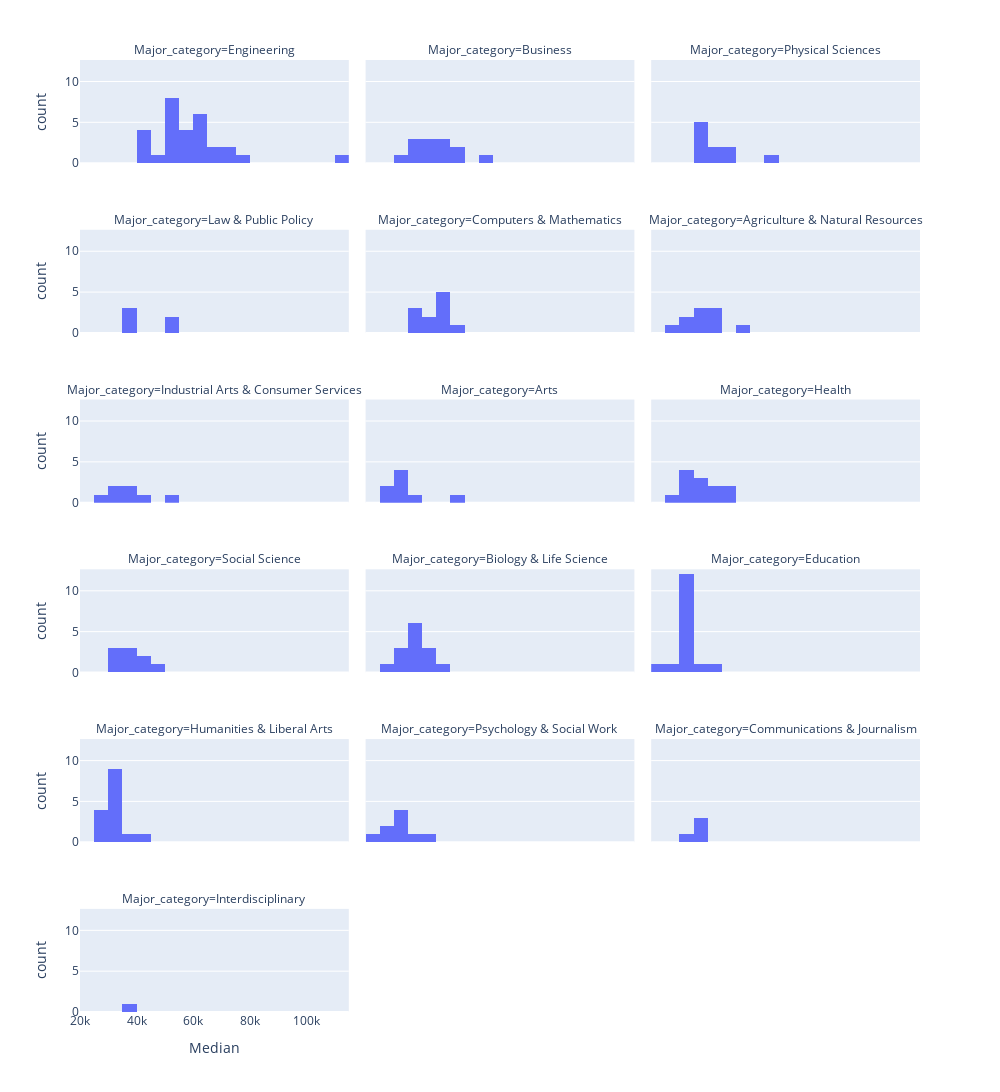

Write notebook code for a chart like this one.
### Code cell
#    * Do some summary statistics using the .group_by() command to see the statistics for each major category.

fig = px.histogram(DF_raw,
                  x = 'Median',
                   nbins = 30,
                  facet_col= 'Major_category',
                  facet_col_wrap= 3)
fig.update_layout(autosize=False,
                  width=1000,
                  height=1600)

fig.show()

### Figure 1 — Plotly figure (JSON) as saved in the notebook; plotly's stock layout.template omitted (floating-point values rounded to 4 significant figures)
{"data": [{"alignmentgroup": "True", "bingroup": "x", "hovertemplate": "Major_category=Engineering<br>Median=%{x}<br>count=%{y}<extra></extra>", "legendgroup": "", "marker": {"color": "#636efa", "pattern": {"shape": ""}}, "name": "", "nbinsx": 30, "offsetgroup": "", "orientation": "v", "showlegend": false, "type": "histogram", "x": [110000, 75000, 73000, 70000, 65000, 65000, 60000, 60000, 60000, 60000, 60000, 60000, 58000, 57100, 57000, 56000, 54000, 52000, 52000, 50000, 50000, 50000, 50000, 50000, 46000, 44000, 40000, 40000, 40000], "xaxis": "x16", "yaxis": "y16"}, {"alignmentgroup": "True", "bingroup": "x", "hovertemplate": "Major_category=Business<br>Median=%{x}<br>count=%{y}<extra></extra>", "legendgroup": "", "marker": {"color": "#636efa", "pattern": {"shape": ""}}, "name": "", "nbinsx": 30, "offsetgroup": "", "orientation": "v", "showlegend": false, "type": "histogram", "x": [62000, 51000, 50000, 47000, 46000, 45000, 40000, 40000, 40000, 38000, 38000, 36000, 33000], "xaxis": "x17", "yaxis": "y17"}, {"alignmentgroup": "True", "bingroup": "x", "hovertemplate": "Major_category=Physical Sciences<br>Median=%{x}<br>count=%{y}<extra></extra>", "legendgroup": "", "marker": {"color": "#636efa", "pattern": {"shape": ""}}, "name": "", "nbinsx": 30, "offsetgroup": "", "orientation": "v", "showlegend": false, "type": "histogram", "x": [62000, 46000, 45000, 44700, 40000, 39000, 36200, 36000, 35000, 35000], "xaxis": "x18", "yaxis": "y18"}, {"alignmentgroup": "True", "bingroup": "x", "hovertemplate": "Major_category=Law & Public Policy<br>Median=%{x}<br>count=%{y}<extra></extra>", "legendgroup": "", "marker": {"color": "#636efa", "pattern": {"shape": ""}}, "name": "", "nbinsx": 30, "offsetgroup": "", "orientation": "v", "showlegend": false, "type": "histogram", "x": [54000, 50000, 36000, 36000, 35000], "xaxis": "x13", "yaxis": "y13"}, {"alignmentgroup": "True", "bingroup": "x", "hovertemplate": "Major_category=Computers & Mathematics<br>Median=%{x}<br>count=%{y}<extra></extra>", "legendgroup": "", "marker": {"color": "#636efa", "pattern": {"shape": ""}}, "name": "", "nbinsx": 30, "offsetgroup": "", "orientation": "v", "showlegend": false, "type": "histogram", "x": [53000, 45000, 45000, 45000, 45000, 45000, 42000, 41300, 37500, 36400, 35000], "xaxis": "x14", "yaxis": "y14"}, {"alignmentgroup": "True", "bingroup": "x", "hovertemplate": "Major_category=Agriculture & Natural Resources<br>Median=%{x}<br>count=%{y}<extra></extra>", "legendgroup": "", "marker": {"color": "#636efa", "pattern": {"shape": ""}}, "name": "", "nbinsx": 30, "offsetgroup": "", "orientation": "v", "showlegend": false, "type": "histogram", "x": [53000, 40000, 40000, 40000, 35000, 35000, 35000, 32000, 30000, 29000], "xaxis": "x15", "yaxis": "y15"}, {"alignmentgroup": "True", "bingroup": "x", "hovertemplate": "Major_category=Industrial Arts & Consumer Services<br>Median=%{x}<br>count=%{y}<extra></extra>", "legendgroup": "", "marker": {"color": "#636efa", "pattern": {"shape": ""}}, "name": "", "nbinsx": 30, "offsetgroup": "", "orientation": "v", "showlegend": false, "type": "histogram", "x": [50000, 40000, 38400, 35000, 32000, 30000, 29000], "xaxis": "x10", "yaxis": "y10"}, {"alignmentgroup": "True", "bingroup": "x", "hovertemplate": "Major_category=Arts<br>Median=%{x}<br>count=%{y}<extra></extra>", "legendgroup": "", "marker": {"color": "#636efa", "pattern": {"shape": ""}}, "name": "", "nbinsx": 30, "offsetgroup": "", "orientation": "v", "showlegend": false, "type": "histogram", "x": [50000, 35000, 32000, 31000, 30500, 30000, 29000, 27000], "xaxis": "x11", "yaxis": "y11"}, {"alignmentgroup": "True", "bingroup": "x", "hovertemplate": "Major_category=Health<br>Median=%{x}<br>count=%{y}<extra></extra>", "legendgroup": "", "marker": {"color": "#636efa", "pattern": {"shape": ""}}, "name": "", "nbinsx": 30, "offsetgroup": "", "orientation": "v", "showlegend": false, "type": "histogram", "x": [48000, 45000, 42000, 40000, 36000, 35000, 35000, 34000, 33500, 33000, 32400, 28000], "xaxis": "x12", "yaxis": "y12"}, {"alignmentgroup": "True", "bingroup": "x", "hovertemplate": "Major_category=Social Science<br>Median=%{x}<br>count=%{y}<extra></extra>", "legendgroup": "", "marker": {"color": "#636efa", "pattern": {"shape": ""}}, "name": "", "nbinsx": 30, "offsetgroup": "", "orientation": "v", "showlegend": false, "type": "histogram", "x": [47000, 40100, 40000, 38000, 38000, 35000, 33000, 33000, 32000], "xaxis": "x7", "yaxis": "y7"}, {"alignmentgroup": "True", "bingroup": "x", "hovertemplate": "Major_category=Biology & Life Science<br>Median=%{x}<br>count=%{y}<extra></extra>", "legendgroup": "", "marker": {"color": "#636efa", "pattern": {"shape": ""}}, "name": "", "nbinsx": 30, "offsetgroup": "", "orientation": "v", "showlegend": false, "type": "histogram", "x": [45000, 41000, 40000, 40000, 38000, 37400, 37000, 35600, 35000, 35000, 33500, 33400, 33000, 26000], "xaxis": "x8", "yaxis": "y8"}, {"alignmentgroup": "True", "bingroup": "x", "hovertemplate": "Major_category=Education<br>Median=%{x}<br>count=%{y}<extra></extra>", "legendgroup": "", "marker": {"color": "#636efa", "pattern": {"shape": ""}}, "name": "", "nbinsx": 30, "offsetgroup": "", "orientation": "v", "showlegend": false, "type": "histogram", "x": [41000, 35000, 34000, 34000, 34000, 34000, 33000, 33000, 32500, 32100, 32000, 32000, 31000, 30000, 28000, 22000], "xaxis": "x9", "yaxis": "y9"}, {"alignmentgroup": "True", "bingroup": "x", "hovertemplate": "Major_category=Humanities & Liberal Arts<br>Median=%{x}<br>count=%{y}<extra></extra>", "legendgroup": "", "marker": {"color": "#636efa", "pattern": {"shape": ""}}, "name": "", "nbinsx": 30, "offsetgroup": "", "orientation": "v", "showlegend": false, "type": "histogram", "x": [40000, 35000, 34000, 34000, 34000, 33000, 32200, 32000, 32000, 31000, 30000, 29000, 28000, 27500, 27000], "xaxis": "x4", "yaxis": "y4"}, {"alignmentgroup": "True", "bingroup": "x", "hovertemplate": "Major_category=Psychology & Social Work<br>Median=%{x}<br>count=%{y}<extra></extra>", "legendgroup": "", "marker": {"color": "#636efa", "pattern": {"shape": ""}}, "name": "", "nbinsx": 30, "offsetgroup": "", "orientation": "v", "showlegend": false, "type": "histogram", "x": [40000, 36000, 31500, 30000, 30000, 30000, 25000, 25000, 23400], "xaxis": "x5", "yaxis": "y5"}, {"alignmentgroup": "True", "bingroup": "x", "hovertemplate": "Major_category=Communications & Journalism<br>Median=%{x}<br>count=%{y}<extra></extra>", "legendgroup": "", "marker": {"color": "#636efa", "pattern": {"shape": ""}}, "name": "", "nbinsx": 30, "offsetgroup": "", "orientation": "v", "showlegend": false, "type": "histogram", "x": [35000, 35000, 35000, 33000], "xaxis": "x6", "yaxis": "y6"}, {"alignmentgroup": "True", "bingroup": "x", "hovertemplate": "Major_category=Interdisciplinary<br>Median=%{x}<br>count=%{y}<extra></extra>", "legendgroup": "", "marker": {"color": "#636efa", "pattern": {"shape": ""}}, "name": "", "nbinsx": 30, "offsetgroup": "", "orientation": "v", "showlegend": false, "type": "histogram", "x": [35000], "xaxis": "x", "yaxis": "y"}], "layout": {"annotations": [{"font": {}, "showarrow": false, "text": "Major_category=Interdisciplinary", "x": 0.16, "xanchor": "center", "xref": "paper", "y": 0.1083, "yanchor": "bottom", "yref": "paper"}, {"font": {}, "showarrow": false, "text": "Major_category=Humanities & Liberal Arts", "x": 0.16, "xanchor": "center", "xref": "paper", "y": 0.2867, "yanchor": "bottom", "yref": "paper"}, {"font": {}, "showarrow": false, "text": "Major_category=Psychology & Social Work", "x": 0.5, "xanchor": "center", "xref": "paper", "y": 0.2867, "yanchor": "bottom", "yref": "paper"}, {"font": {}, "showarrow": false, "text": "Major_category=Communications & Journalism", "x": 0.84, "xanchor": "center", "xref": "paper", "y": 0.2867, "yanchor": "bottom", "yref": "paper"}, {"font": {}, "showarrow": false, "text": "Major_category=Social Science", "x": 0.16, "xanchor": "center", "xref": "paper", "y": 0.465, "yanchor": "bottom", "yref": "paper"}, {"font": {}, "showarrow": false, "text": "Major_category=Biology & Life Science", "x": 0.5, "xanchor": "center", "xref": "paper", "y": 0.465, "yanchor": "bottom", "yref": "paper"}, {"font": {}, "showarrow": false, "text": "Major_category=Education", "x": 0.84, "xanchor": "center", "xref": "paper", "y": 0.465, "yanchor": "bottom", "yref": "paper"}, {"font": {}, "showarrow": false, "text": "Major_category=Industrial Arts & Consumer Services", "x": 0.16, "xanchor": "center", "xref": "paper", "y": 0.6433, "yanchor": "bottom", "yref": "paper"}, {"font": {}, "showarrow": false, "text": "Major_category=Arts", "x": 0.5, "xanchor": "center", "xref": "paper", "y": 0.6433, "yanchor": "bottom", "yref": "paper"}, {"font": {}, "showarrow": false, "text": "Major_category=Health", "x": 0.84, "xanchor": "center", "xref": "paper", "y": 0.6433, "yanchor": "bottom", "yref": "paper"}, {"font": {}, "showarrow": false, "text": "Major_category=Law & Public Policy", "x": 0.16, "xanchor": "center", "xref": "paper", "y": 0.8217, "yanchor": "bottom", "yref": "paper"}, {"font": {}, "showarrow": false, "text": "Major_category=Computers & Mathematics", "x": 0.5, "xanchor": "center", "xref": "paper", "y": 0.8217, "yanchor": "bottom", "yref": "paper"}, {"font": {}, "showarrow": false, "text": "Major_category=Agriculture & Natural Resources", "x": 0.84, "xanchor": "center", "xref": "paper", "y": 0.8217, "yanchor": "bottom", "yref": "paper"}, {"font": {}, "showarrow": false, "text": "Major_category=Engineering", "x": 0.16, "xanchor": "center", "xref": "paper", "y": 1.0, "yanchor": "bottom", "yref": "paper"}, {"font": {}, "showarrow": false, "text": "Major_category=Business", "x": 0.5, "xanchor": "center", "xref": "paper", "y": 1.0, "yanchor": "bottom", "yref": "paper"}, {"font": {}, "showarrow": false, "text": "Major_category=Physical Sciences", "x": 0.84, "xanchor": "center", "xref": "paper", "y": 1.0, "yanchor": "bottom", "yref": "paper"}], "autosize": false, "barmode": "relative", "height": 1600, "legend": {"tracegroupgap": 0}, "margin": {"t": 60}, "width": 1000, "xaxis": {"anchor": "y", "autorange": true, "domain": [0, 0.32], "range": [20000.0, 115000.0], "title": {"text": "Median"}, "type": "linear"}, "xaxis10": {"anchor": "y10", "autorange": true, "domain": [0, 0.32], "matches": "x", "range": [20000.0, 115000.0], "showticklabels": false, "type": "linear"}, "xaxis11": {"anchor": "y11", "autorange": true, "domain": [0.34, 0.66], "matches": "x", "range": [20000.0, 115000.0], "showticklabels": false, "type": "linear"}, "xaxis12": {"anchor": "y12", "autorange": true, "domain": [0.68, 1.0], "matches": "x", "range": [20000.0, 115000.0], "showticklabels": false, "type": "linear"}, "xaxis13": {"anchor": "y13", "autorange": true, "domain": [0, 0.32], "matches": "x", "range": [20000.0, 115000.0], "showticklabels": false, "type": "linear"}, "xaxis14": {"anchor": "y14", "autorange": true, "domain": [0.34, 0.66], "matches": "x", "range": [20000.0, 115000.0], "showticklabels": false, "type": "linear"}, "xaxis15": {"anchor": "y15", "autorange": true, "domain": [0.68, 1.0], "matches": "x", "range": [20000.0, 115000.0], "showticklabels": false, "type": "linear"}, "xaxis16": {"anchor": "y16", "autorange": true, "domain": [0, 0.32], "matches": "x", "range": [20000.0, 115000.0], "showticklabels": false, "type": "linear"}, "xaxis17": {"anchor": "y17", "autorange": true, "domain": [0.34, 0.66], "matches": "x", "range": [20000.0, 115000.0], "showticklabels": false, "type": "linear"}, "xaxis18": {"anchor": "y18", "autorange": true, "domain": [0.68, 1.0], "matches": "x", "range": [20000.0, 115000.0], "showticklabels": false, "type": "linear"}, "xaxis2": {"anchor": "y2", "domain": [0.34, 0.66], "matches": "x", "title": {"text": "Median"}}, "xaxis3": {"anchor": "y3", "domain": [0.68, 1.0], "matches": "x", "title": {"text": "Median"}}, "xaxis4": {"anchor": "y4", "autorange": true, "domain": [0, 0.32], "matches": "x", "range": [20000.0, 115000.0], "showticklabels": false, "type": "linear"}, "xaxis5": {"anchor": "y5", "autorange": true, "domain": [0.34, 0.66], "matches": "x", "range": [20000.0, 115000.0], "showticklabels": false, "type": "linear"}, "xaxis6": {"anchor": "y6", "autorange": true, "domain": [0.68, 1.0], "matches": "x", "range": [20000.0, 115000.0], "showticklabels": false, "type": "linear"}, "xaxis7": {"anchor": "y7", "autorange": true, "domain": [0, 0.32], "matches": "x", "range": [20000.0, 115000.0], "showticklabels": false, "type": "linear"}, "xaxis8": {"anchor": "y8", "autorange": true, "domain": [0.34, 0.66], "matches": "x", "range": [20000.0, 115000.0], "showticklabels": false, "type": "linear"}, "xaxis9": {"anchor": "y9", "autorange": true, "domain": [0.68, 1.0], "matches": "x", "range": [20000.0, 115000.0], "showticklabels": false, "type": "linear"}, "yaxis": {"anchor": "x", "autorange": true, "domain": [0, 0.1083], "range": [0, 12.63], "title": {"text": "count"}}, "yaxis10": {"anchor": "x10", "autorange": true, "domain": [0.535, 0.6433], "matches": "y", "range": [0, 12.63], "title": {"text": "count"}}, "yaxis11": {"anchor": "x11", "autorange": true, "domain": [0.535, 0.6433], "matches": "y", "range": [0, 12.63], "showticklabels": false}, "yaxis12": {"anchor": "x12", "autorange": true, "domain": [0.535, 0.6433], "matches": "y", "range": [0, 12.63], "showticklabels": false}, "yaxis13": {"anchor": "x13", "autorange": true, "domain": [0.7133, 0.8217], "matches": "y", "range": [0, 12.63], "title": {"text": "count"}}, "yaxis14": {"anchor": "x14", "autorange": true, "domain": [0.7133, 0.8217], "matches": "y", "range": [0, 12.63], "showticklabels": false}, "yaxis15": {"anchor": "x15", "autorange": true, "domain": [0.7133, 0.8217], "matches": "y", "range": [0, 12.63], "showticklabels": false}, "yaxis16": {"anchor": "x16", "autorange": true, "domain": [0.8917, 1.0], "matches": "y", "range": [0, 12.63], "title": {"text": "count"}}, "yaxis17": {"anchor": "x17", "autorange": true, "domain": [0.8917, 1.0], "matches": "y", "range": [0, 12.63], "showticklabels": false}, "yaxis18": {"anchor": "x18", "autorange": true, "domain": [0.8917, 1.0], "matches": "y", "range": [0, 12.63], "showticklabels": false}, "yaxis2": {"anchor": "x2", "domain": [0, 0.1083], "matches": "y", "showticklabels": false}, "yaxis3": {"anchor": "x3", "domain": [0, 0.1083], "matches": "y", "showticklabels": false}, "yaxis4": {"anchor": "x4", "autorange": true, "domain": [0.1783, 0.2867], "matches": "y", "range": [0, 12.63], "title": {"text": "count"}}, "yaxis5": {"anchor": "x5", "autorange": true, "domain": [0.1783, 0.2867], "matches": "y", "range": [0, 12.63], "showticklabels": false}, "yaxis6": {"anchor": "x6", "autorange": true, "domain": [0.1783, 0.2867], "matches": "y", "range": [0, 12.63], "showticklabels": false}, "yaxis7": {"anchor": "x7", "autorange": true, "domain": [0.3567, 0.465], "matches": "y", "range": [0, 12.63], "title": {"text": "count"}}, "yaxis8": {"anchor": "x8", "autorange": true, "domain": [0.3567, 0.465], "matches": "y", "range": [0, 12.63], "showticklabels": false}, "yaxis9": {"anchor": "x9", "autorange": true, "domain": [0.3567, 0.465], "matches": "y", "range": [0, 12.63], "showticklabels": false}}}
